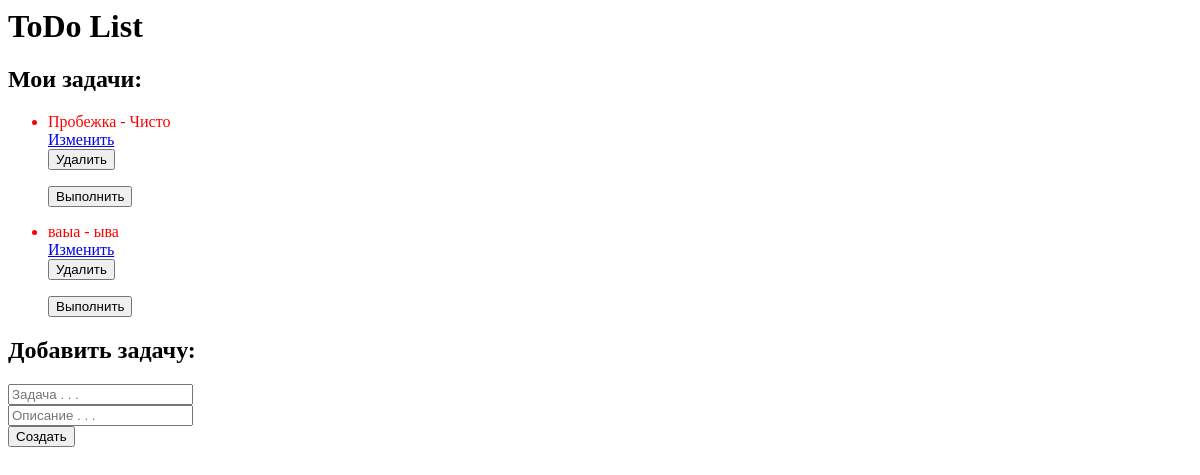
The app's page /, older data.
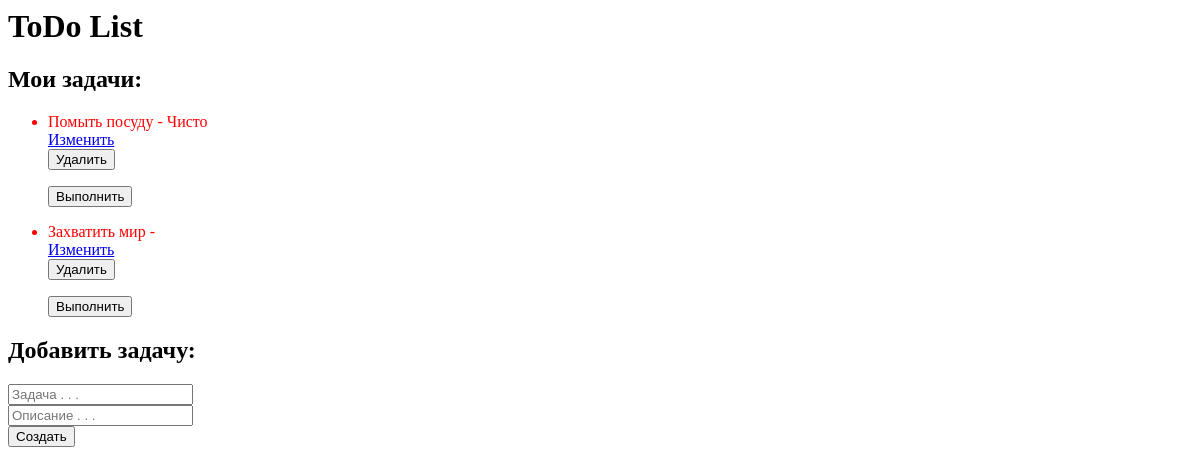
The same page, newer data.
### tables this page shows
CREATE TABLE tasks (
    id INTEGER PRIMARY KEY AUTOINCREMENT,
    title TEXT NOT NULL,
    description TEXT,
    done INTEGER DEFAULT 0);

### main.py (the view)
@app.route('/')
def main_page():
    tasks = database.get_all_tasks()
    return render_template('index.html', tasks=tasks)

### database.py (called while the page is built)
def get_connection():
    connection = sqlite3.connect('todo_list.db')
    connection.row_factory = sqlite3.Row
    return connection

def get_all_tasks():
    connection = get_connection()
    cursor = connection.cursor()
    cursor.execute('SELECT * FROM tasks')
    tasks = cursor.fetchall()
    connection.close()
    return tasks

### templates/index.html
<link rel="stylesheet" href="/static/style.css">
<h1>ToDo List</h1>
<h2>Мои задачи:</h2>
<ul>
{% for task in tasks %}
    <li class="{% if task.done %} done {% else %} undone {% endif %}">{{ task.title }} - {{task.description}}</li>
    <a href="/edit/{{task.id}}">Изменить</a>
    <form action="/delete/{{task.id}}" method="POST">
        <button>Удалить</button>
    </form>
    <form action="/done/{{task.id}}" method="POST">
        <button> {% if task.done %} Отменить {% else %} Выполнить {% endif %} </button>
    </form>
{% endfor %}
</ul>
<h2>Добавить задачу:</h2>
<form action="/add" method="POST">
    <input name="title" placeholder="Задача . . ."> <br>
    <input name="description" placeholder="Описание . . ."> <br>
    <button>Создать</button>
</form>

### static/style.css (style rules this page uses)
.undone { color: red; }

Row changes from the older to the newer data that the page shows:
removed tasks: title "ваыа", description "ыва", done "Выполнить"
added tasks: title "Помыть посуду", description "Чисто", done "Выполнить"
changed tasks: title "Пробежка" → "Захватить мир"; description "Чисто" → (not shown)
